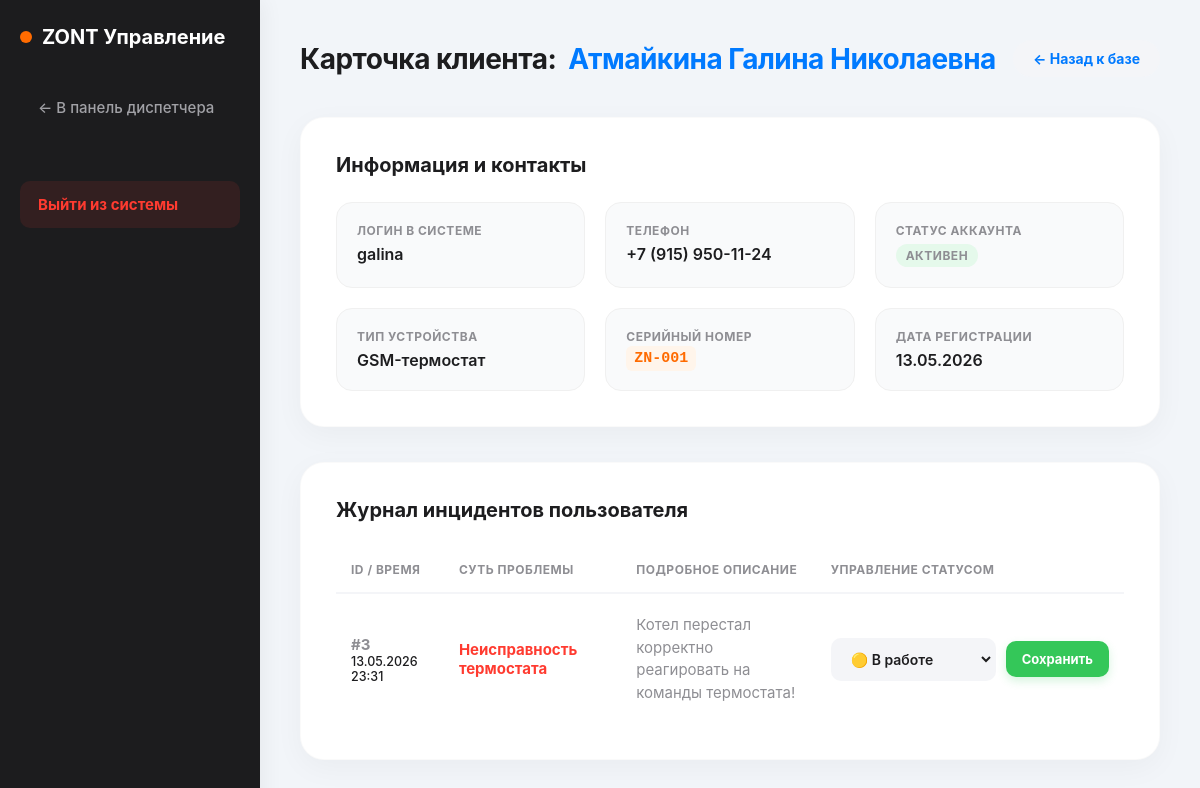
The page /management/user/4/ (signed in) on the database its author committed.
### monitoring/models.py (models this page shows, shortened)
class Profile(models.Model):
    user = models.OneToOneField(User, on_delete=models.CASCADE)
    fio = models.CharField(max_length=255, verbose_name="ФИО")
    phone = models.CharField(max_length=20, verbose_name="Телефон")
    target_temp = models.FloatField(default=50.0, verbose_name="Целевая температура (°C)")
    DEVICE_TYPES = [
        ('thermostat', 'GSM-термостат'),
        ('controller', 'Контроллер отопления'),
        ('tracker', 'Автомобильный трекер'),
        ('security', 'Охранная система'),
    ]
    device_type = models.CharField(max_length=50, choices=DEVICE_TYPES, verbose_name="Тип оборудования")
    serial_number = models.CharField(max_length=100, verbose_name="Серийный номер")
    is_approved = models.BooleanField(default=False, verbose_name="Аккаунт подтвержден")
    last_metric = models.FloatField(null=True, blank=True, verbose_name="Последняя метрика")
    last_metric_time = models.DateTimeField(auto_now=True, null=True)

class SupportTicket(models.Model):
    STATUS_CHOICES = [
        ('new', 'Новая (Ожидает)'),
        ('in_progress', 'В работе у инженера'),
        ('resolved', 'Решено'),
    ]
    user = models.ForeignKey(User, on_delete=models.CASCADE, verbose_name="Пользователь")
    title = models.CharField(max_length=200, verbose_name="Краткая суть проблемы")
    description = models.TextField(verbose_name="Подробное описание")
    status = models.CharField(max_length=20, choices=STATUS_CHOICES, default='new', verbose_name="Статус")
    created_at = models.DateTimeField(auto_now_add=True, verbose_name="Дата создания")

### monitoring/views.py (the view, shortened to what this page needs)
# urls.py: path('management/user/<int:user_id>/', views.user_history_view, name='user_history'),
@login_required
@user_passes_test(is_admin, login_url='/')
def user_history_view(request, user_id):
    client_user = get_object_or_404(User, id=user_id)
    client_profile = get_object_or_404(Profile, user=client_user)
    client_tickets = SupportTicket.objects.filter(user=client_user).order_by('-created_at')
    return render(request, 'user_history.html', {'client': client_profile, 'tickets': client_tickets})

### monitoring/views.py (called while the page is built)
def is_admin(user):
    return user.is_superuser

### templates/user_history.html (shortened to what this page needs)
﻿<!DOCTYPE html>
<html lang="ru">
<head>
</head>
<body>
    <div class="sidebar">
        <h2>ZONT Управление</h2>
        <nav>
            <a href="{% url 'admin_dashboard' %}">← В панель диспетчера</a>
            <a href="{% url 'logout' %}" style="margin-top: 50px; color: #ff3b30; font-weight: bold; background: rgba(255,59,48,0.1);">Выйти из системы</a>
        </nav>
    </div>
    <div class="main-content">
        <div class="header">
            <h1>Карточка клиента: <span style="color: var(--accent-blue);">{{ client.fio }}</span></h1>
            <a href="{% url 'admin_dashboard' %}" class="btn-back">← Назад к базе</a>
        </div>
        <div class="card">
            <h2>Информация и контакты</h2>
            <div class="client-info">
                <div class="info-block">
                    <span>Логин в системе</span>
                    <div class="value">{{ client.user.username }}</div>
                </div>
                <div class="info-block">
                    <span>Телефон</span>
                    <div class="value">{{ client.phone }}</div>
                </div>
                <div class="info-block">
                    <span>Статус аккаунта</span>
                    <div class="value">
                        {% if client.is_approved %}
                            <span class="status-badge status-active">Активен</span>
                        {% else %}
                            <span class="status-badge status-blocked">Заблокирован</span>
                        {% endif %}
                    </div>
                </div>
                <div class="info-block">
                    <span>Тип устройства</span>
                    <div class="value">{{ client.get_device_type_display }}</div>
                </div>
                <div class="info-block">
                    <span>Серийный номер </span>
                    <div class="value"><code class="sn-code">{{ client.serial_number }}</code></div>
                </div>
                <div class="info-block">
                    <span>Дата регистрации</span>
                    <div class="value">{{ client.user.date_joined|date:"d.m.Y" }}</div>
                </div>
            </div>
        </div>
        <div class="card">
            <h2>Журнал инцидентов пользователя</h2>
            {% if tickets %}
            <table>
                <thead>
                    <tr>
                        <th>ID / Время</th>
                        <th>Суть проблемы</th>
                        <th>Подробное описание</th>
                        <th>Управление статусом</th>
                    </tr>
                </thead>
                <tbody>
                    {% for ticket in tickets %}
                    <tr>
                        <td>
                            <strong style="color: var(--text-muted);">#{{ ticket.id }}</strong><br>
                            <small style="font-weight: 500; color: var(--text-main);">{{ ticket.created_at|date:"d.m.Y H:i" }}</small>
                        </td>
                        <td><strong style="color: var(--danger-red); font-size: 15px;">{{ ticket.title }}</strong></td>
                        <td style="max-width: 350px; line-height: 1.5; color: var(--text-muted);">{{ ticket.description }}</td>
                        <td>
                            <form method="POST" class="status-form">
                                <select name="new_status">
                                    <option value="in_progress" {% if ticket.status == 'in_progress' %}selected{% endif %}>🟡 В работе</option>
                                </select>
                                <button type="submit" class="btn-save">Сохранить</button>
                            </form>
                        </td>
                    </tr>
                    {% endfor %}
                </tbody>
            </table>
            {% else %}
            <div style="background: #f4f5f8; padding: 30px; border-radius: var(--radius-md); text-align: center; margin-top: 10px;">
                <p style="color: var(--text-muted); font-size: 15px; font-weight: 500;">У этого клиента еще не было зафиксировано поломок или инцидентов.</p>
            </div>
            {% endif %}
        </div>
    </div>
</body>
</html>

### templates/user_history.html (style rules this page uses)
:root { --bg-main: #f2f5f9; --bg-card: #ffffff; --sidebar-bg: #1c1c1e; --sidebar-hover: #2c2c2e; --text-main: #1d1d1f; --text-muted: #8e8e93; --accent-blue: #007aff; --accent-orange: #ff6b00; --danger-red: #ff3b30; --success-green: #34c759; --radius-lg: 24px; --radius-md: 16px; --radius-sm: 10px; --shadow-card: 0 8px 30px rgba(0,0,0,0.04); }
* { box-sizing: border-box; margin: 0; padding: 0; font-family: -apple-system, BlinkMacSystemFont, 'Segoe UI', Roboto, Helvetica, Arial, sans-serif; }
body { background: var(--bg-main); color: var(--text-main); display: flex; min-height: 100vh; -webkit-font-smoothing: antialiased; }
.sidebar { width: 260px; background: var(--sidebar-bg); color: white; padding: 25px 20px; box-shadow: 4px 0 20px rgba(0,0,0,0.05); z-index: 10; }
.sidebar h2 { font-size: 20px; margin-bottom: 35px; color: var(--bg-card); font-weight: 700; display: flex; align-items: center; gap: 10px; }
.sidebar h2::before { content: ''; display: block; width: 12px; height: 12px; background: var(--accent-orange); border-radius: 50%; }
.sidebar nav a { display: block; color: #a1a1a6; text-decoration: none; padding: 14px 18px; margin-bottom: 8px; border-radius: var(--radius-sm); font-size: 15px; font-weight: 500; transition: 0.2s ease; }
.main-content { flex: 1; padding: 40px; overflow-y: auto; }
.header { display: flex; justify-content: space-between; align-items: center; margin-bottom: 40px; }
.header h1 { font-size: 28px; font-weight: 700; letter-spacing: -0.5px; display: flex; align-items: center; gap: 12px; }
.btn-back { background: #f4f5f8; color: var(--accent-blue); padding: 10px 20px; border-radius: 20px; text-decoration: none; font-size: 14px; font-weight: 700; transition: 0.2s; display: inline-flex; align-items: center; gap: 5px; }
.card { background: var(--bg-card); padding: 35px; border-radius: var(--radius-lg); box-shadow: var(--shadow-card); margin-bottom: 35px; border: 1px solid rgba(0,0,0,0.02); }
.card h2 { font-size: 20px; color: var(--text-main); font-weight: 700; margin-bottom: 25px; }
.client-info { display: grid; grid-template-columns: repeat(3, 1fr); gap: 20px; }
.info-block { background: #f9fafb; padding: 20px; border-radius: var(--radius-md); border: 1px solid #f0f0f0; display: flex; flex-direction: column; gap: 6px; }
.info-block span { font-size: 12px; color: var(--text-muted); text-transform: uppercase; font-weight: 700; letter-spacing: 0.5px; }
.info-block .value { font-size: 16px; color: var(--text-main); font-weight: 600; }
.status-badge { display: inline-flex; align-items: center; padding: 4px 10px; border-radius: 20px; font-size: 13px; font-weight: 700; }
.status-active { background: #e5f9eb; color: #1e873d; }
code.sn-code { background: #fff5eb; color: var(--accent-orange); padding: 4px 8px; border-radius: 6px; font-family: monospace; font-size: 15px; }
table { width: 100%; border-collapse: separate; border-spacing: 0; }
th { text-align: left; padding: 15px; color: var(--text-muted); font-size: 12px; font-weight: 700; text-transform: uppercase; letter-spacing: 0.5px; border-bottom: 2px solid #f4f5f8; }
td { padding: 20px 15px; border-bottom: 1px solid #f4f5f8; font-size: 15px; color: var(--text-main); vertical-align: middle; }
tr:last-child td { border-bottom: none; }
.status-form { display: flex; align-items: center; gap: 10px; }
.status-form select { padding: 10px 14px; border: 2px solid transparent; border-radius: var(--radius-sm); font-size: 14px; font-weight: 600; background: #f4f5f8; color: var(--text-main); outline: none; transition: 0.2s; cursor: pointer; }
.btn-save { background: var(--success-green); color: white; border: none; padding: 10px 16px; border-radius: var(--radius-sm); cursor: pointer; font-size: 13px; font-weight: 700; transition: 0.2s; box-shadow: 0 4px 10px rgba(52, 199, 89, 0.2); }

### rows shown on the page
Profile: fio "Атмайкина Галина Николаевна", user.username "galina", phone "+7 (915) 950-11-24", device_type "GSM-термостат", serial_number "ZN-001", user.date_joined "13.05.2026"
SupportTicket: id "3", created_at "13.05.2026 23:31", title "Неисправность термостата", description "Котел перестал корректно реагировать на команды термостата!", new_status "🟡 В работе"
